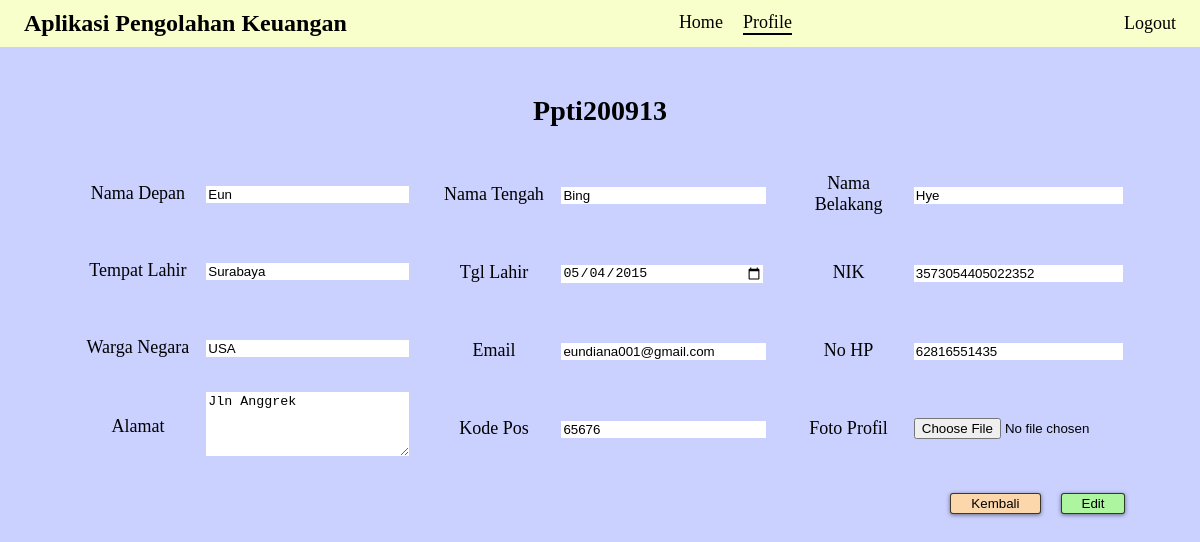
Screenshot of /edit.php?id=Ppti200913 with the database file from the repository.
### tables this page shows
CREATE TABLE `user_profile` (
  `username` varchar(30) NOT NULL,
  `password` varchar(20) NOT NULL,
  `nama-depan` varchar(15) NOT NULL,
  `nama-tengah` varchar(15) NOT NULL,
  `nama-belakang` varchar(15) NOT NULL,
  `tempat-lahir` varchar(30) NOT NULL,
  `tgl-lahir` date NOT NULL,
  `nik` bigint(16) NOT NULL,
  `warga-negara` varchar(30) NOT NULL,
  `email` varchar(100) NOT NULL,
  `phone` bigint(13) NOT NULL,
  `alamat` text NOT NULL,
  `kode-pos` int(5) NOT NULL,
  `foto-profil` longblob NOT NULL
);

### edit.php (the view, shortened to what this page needs)
<?php
    include("config.php");
    if (isset($_GET['id'])) {
        $str_query = "SELECT * FROM user_profile WHERE `username` = '".$_GET['id']."'";
        $query = mysqli_query($connection, $str_query);
        $row = mysqli_fetch_array($query);
    }
?>
<!DOCTYPE html>
<html lang="en">
<head>
</head>
<body>
<header>
    <b>Aplikasi Pengolahan Keuangan</b>
        <nav>
            <?php
                echo "<a class='navText' href='home.php?id=".$_GET['id']."'>Home</a>";
                echo "<a class='navText' href='profile.php?id=".$_GET['id']."' style='border-bottom: 2px solid #000;'>Profile</a>";
            ?>
        </nav>
        <a href="logout.php">Logout</a>
    </header>
    <div class="main-container">
        <b style="font-size: 28px;"><?php echo $row['username']; ?></b><br>
        <?php echo "<form action='prosesEdit.php?id=".$_GET['id']."' method='post' enctype='multipart/form-data' onsubmit='return confirm_alert(this);'>"; ?>
            <div class="table-container">
                <table class="left-table" cellpadding="5">
                    <tr>
                        <td>Nama Depan</td>
                        <td><input type="text" name="nama-depan" pattern="[A-Za-z ]{3,15}" title="Must contain at least 3-15 letters" value="<?php echo $row['nama-depan']; ?>" required></td>
                    </tr>
                    <tr>
                        <td>Tempat Lahir</td>
                        <td><input type="text" name="tempat-lahir" value="<?php echo $row['tempat-lahir']; ?>" required></td>
                    </tr>
                    <tr>
                        <td>Warga Negara</td>
                        <td><input type="text" name="warga-negara" value="<?php echo $row['warga-negara']; ?>"required></td>
                    </tr>
                    <tr>
                        <td>Alamat</td>
                        <td><textarea name="alamat" rows="4" required><?php echo $row['alamat']; ?></textarea></td>
                    </tr>
                <table class="middle-table" cellpadding="5">
                    <tr>
                        <td>Nama Tengah</td>
                        <td><input type="text" name="nama-tengah" pattern="[A-Za-z ]{3,15}" title="Must contain at least 3-15 letters" value="<?php echo $row['nama-tengah']; ?>" required></td>
                    </tr>
                    <tr>
                        <td>Tgl Lahir</td>
                        <td><input type="date" name="tgl-lahir" min="1940-01-01" max="2015-12-31" value="<?php echo $row['tgl-lahir']; ?>" required></td>
                    </tr>
                    <tr>
                        <td>Email</td>
                        <td><input type="email" name="email" value="<?php echo $row['email']; ?>" required></td>
                    </tr>
                    <tr>
                        <td>Kode Pos</td>
                        <td><input type="text" name="kode-pos" pattern="[0-9]{5}" title="Must contain 5 digit number" value="<?php echo $row['kode-pos']; ?>" required></td>
                    </tr>
                </table>
                <table class="right-table" cellpadding="5">
                    <tr>
                        <td>Nama Belakang</td>
                        <td><input type="text" name="nama-belakang" pattern="[A-Za-z ]{3,15}" title="Must contain at least 3-15 letters" value="<?php echo $row['nama-belakang']; ?>" required></td>
                    </tr>
                    <tr>
                        <td>NIK</td>
                        <td><input type="text" name="nik" pattern="[0-9]{16}" title="Must contain 16 digit number" value="<?php echo $row['nik']; ?>" required></td>
                    </tr>
                    <tr>
                        <td>No HP</td>
                        <td><input type="tel" name="phone" pattern="^628[1-9][0-9]{6,9}$" title="Must be start with 628" value="<?php echo $row['phone']; ?>" required></td>
                    </tr>
                    <tr>
                        <td>Foto Profil</td>
                        <td><input type="file" name="foto-profil" accept=".jpg, .jpeg, .png" title="Only JPG, JPEG, and PNG files are allowed." required></td>
                    </tr>
                </table>
            </div>
            <div class="main-button">
                <?php
                    echo "<a href='profile.php?id=".$_GET['id']."'><button type='button' style='background-color: #fdd7ac;'>Kembali</button></a>";
                    echo "<button type='submit' name='submit' style='background-color: #adf59f;'>Edit</button>";
                ?>
            </div>
        </form>
    </div>
</body>
</html>

### edit.php (style rules this page uses)
body { background-color: #cad1ff; margin: 0; box-sizing: border-box; font-size: 24px; text-align: center; }
header { display: flex; justify-content: space-between; align-items: center; background-color: #f9ffca; padding: 10px 2%; margin-bottom: 4%; }
a { text-decoration: none; color: #000; font-size: 18px; }
nav { display: flex; gap: 20px; }
.main-container { display: flex; flex-direction: column; align-items: center; }
.table-container { display: flex; justify-content: center; gap: 20px; }
tr { height: 75px; font-size: 18px; }
table { width: 100%; }
input, textarea { border: none; width: 100%; }
.main-button { display: flex; gap: 20px; justify-content: right; }
button { margin-top: 25px; padding: 2px 20px; cursor: pointer; box-shadow: 0px 1px 4px rgba(0, 0, 0, 0.5); border: 1px solid rgba(0, 0, 0, 0.75); border-radius: 3px; }

### rows the page displays
user_profile: username "Ppti200913", nama-depan "Eun", tempat-lahir "Surabaya", warga-negara "USA", alamat "Jln Anggrek", nama-tengah "Bing", tgl-lahir "05/04/2015", email "eundiana001@gmail.com", kode-pos "65676", nama-belakang "Hye", nik "3573054405022352", phone "62816551435"
